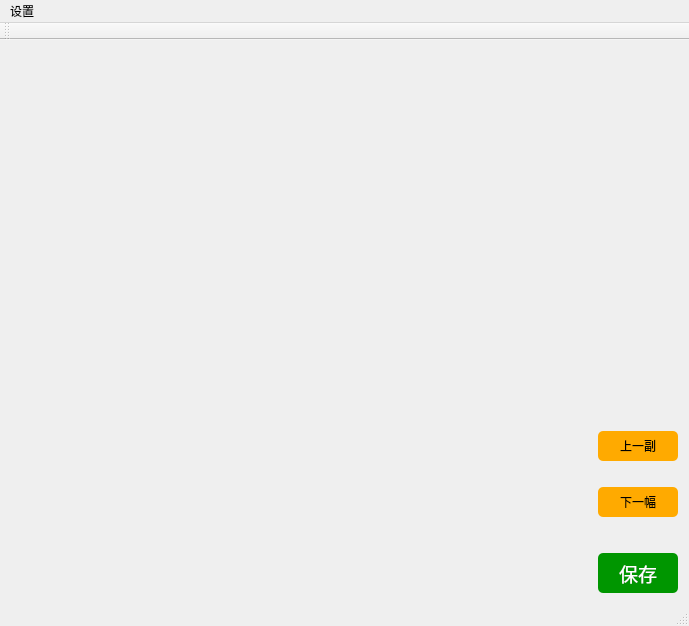
<?xml version="1.0" encoding="UTF-8"?>
<ui version="4.0">
 <class>MainWindow</class>
 <widget class="QMainWindow" name="MainWindow">
  <property name="geometry">
   <rect>
    <x>0</x>
    <y>0</y>
    <width>689</width>
    <height>626</height>
   </rect>
  </property>
  <property name="windowTitle">
   <string>MainWindow</string>
  </property>
  <widget class="QWidget" name="centralWidget">
   <layout class="QGridLayout" name="gridLayout">
    <item row="0" column="0">
     <layout class="QHBoxLayout" name="horizontalLayout">
      <item>
       <layout class="QVBoxLayout" name="verticalLayout_2">
        <property name="sizeConstraint">
         <enum>QLayout::SetMinimumSize</enum>
        </property>
        <item>
         <widget class="WImage" name="wImage" native="true">
          <property name="sizePolicy">
           <sizepolicy hsizetype="Preferred" vsizetype="Expanding">
            <horstretch>0</horstretch>
            <verstretch>0</verstretch>
           </sizepolicy>
          </property>
          <property name="cursor">
           <cursorShape>CrossCursor</cursorShape>
          </property>
          <property name="mouseTracking">
           <bool>true</bool>
          </property>
          <property name="focusPolicy">
           <enum>Qt::StrongFocus</enum>
          </property>
         </widget>
        </item>
        <item>
         <spacer name="horizontalSpacer">
          <property name="orientation">
           <enum>Qt::Horizontal</enum>
          </property>
          <property name="sizeType">
           <enum>QSizePolicy::Expanding</enum>
          </property>
          <property name="sizeHint" stdset="0">
           <size>
            <width>40</width>
            <height>0</height>
           </size>
          </property>
         </spacer>
        </item>
       </layout>
      </item>
      <item>
       <layout class="QVBoxLayout" name="verticalLayout">
        <item>
         <spacer name="verticalSpacer">
          <property name="orientation">
           <enum>Qt::Vertical</enum>
          </property>
          <property name="sizeHint" stdset="0">
           <size>
            <width>20</width>
            <height>40</height>
           </size>
          </property>
         </spacer>
        </item>
        <item>
         <widget class="QPushButton" name="btnPre">
          <property name="minimumSize">
           <size>
            <width>0</width>
            <height>30</height>
           </size>
          </property>
          <property name="styleSheet">
           <string notr="true">QPushButton::disabled{background-color: rgb(50, 70, 50);border-radius: 5px;}
QPushButton::enabled{background-color: rgb(255, 170, 0);border-radius: 5px;}
QPushButton::pressed{background-color: rgb(20, 40, 20);color: rgb(255, 255, 255);border-radius: 5px;}</string>
          </property>
          <property name="text">
           <string>上一副</string>
          </property>
         </widget>
        </item>
        <item>
         <spacer name="verticalSpacer_4">
          <property name="orientation">
           <enum>Qt::Vertical</enum>
          </property>
          <property name="sizeType">
           <enum>QSizePolicy::Fixed</enum>
          </property>
          <property name="sizeHint" stdset="0">
           <size>
            <width>20</width>
            <height>20</height>
           </size>
          </property>
         </spacer>
        </item>
        <item>
         <widget class="QPushButton" name="btnNext">
          <property name="minimumSize">
           <size>
            <width>0</width>
            <height>30</height>
           </size>
          </property>
          <property name="styleSheet">
           <string notr="true">QPushButton::disabled{background-color: rgb(50, 70, 50);border-radius: 5px;}
QPushButton::enabled{background-color: rgb(255, 170, 0);border-radius: 5px;}
QPushButton::pressed{background-color: rgb(20, 40, 20);color: rgb(255, 255, 255);border-radius: 5px;}</string>
          </property>
          <property name="text">
           <string>下一幅</string>
          </property>
         </widget>
        </item>
        <item>
         <spacer name="verticalSpacer_3">
          <property name="orientation">
           <enum>Qt::Vertical</enum>
          </property>
          <property name="sizeType">
           <enum>QSizePolicy::Fixed</enum>
          </property>
          <property name="sizeHint" stdset="0">
           <size>
            <width>20</width>
            <height>30</height>
           </size>
          </property>
         </spacer>
        </item>
        <item>
         <widget class="QPushButton" name="btnSave">
          <property name="minimumSize">
           <size>
            <width>80</width>
            <height>40</height>
           </size>
          </property>
          <property name="font">
           <font>
            <family>黑体</family>
            <pointsize>14</pointsize>
           </font>
          </property>
          <property name="styleSheet">
           <string notr="true">QPushButton::enabled{background-color: rgb(0, 150, 0);color: rgb(255, 255, 255);border-radius: 5px;}
QPushButton::pressed{background-color: rgb(0, 50, 0);color: rgb(255, 255, 255);border-radius: 5px;}
</string>
          </property>
          <property name="text">
           <string>保存</string>
          </property>
         </widget>
        </item>
       </layout>
      </item>
     </layout>
    </item>
   </layout>
  </widget>
  <widget class="QMenuBar" name="menuBar">
   <property name="geometry">
    <rect>
     <x>0</x>
     <y>0</y>
     <width>689</width>
     <height>23</height>
    </rect>
   </property>
   <widget class="QMenu" name="menu">
    <property name="title">
     <string>设置</string>
    </property>
    <addaction name="actionSetImgPath"/>
   </widget>
   <addaction name="menu"/>
  </widget>
  <widget class="QToolBar" name="mainToolBar">
   <attribute name="toolBarArea">
    <enum>TopToolBarArea</enum>
   </attribute>
   <attribute name="toolBarBreak">
    <bool>false</bool>
   </attribute>
  </widget>
  <widget class="QStatusBar" name="statusBar"/>
  <action name="actionSetImgPath">
   <property name="text">
    <string>图片路径</string>
   </property>
   <property name="toolTip">
    <string>设置图片路径</string>
   </property>
   <property name="shortcut">
    <string>Alt+Q</string>
   </property>
  </action>
 </widget>
 <layoutdefault spacing="6" margin="11"/>
 <customwidgets>
  <customwidget>
   <class>WImage</class>
   <extends>QWidget</extends>
   <header>wimage.h</header>
   <container>1</container>
  </customwidget>
 </customwidgets>
 <resources/>
 <connections/>
</ui>
